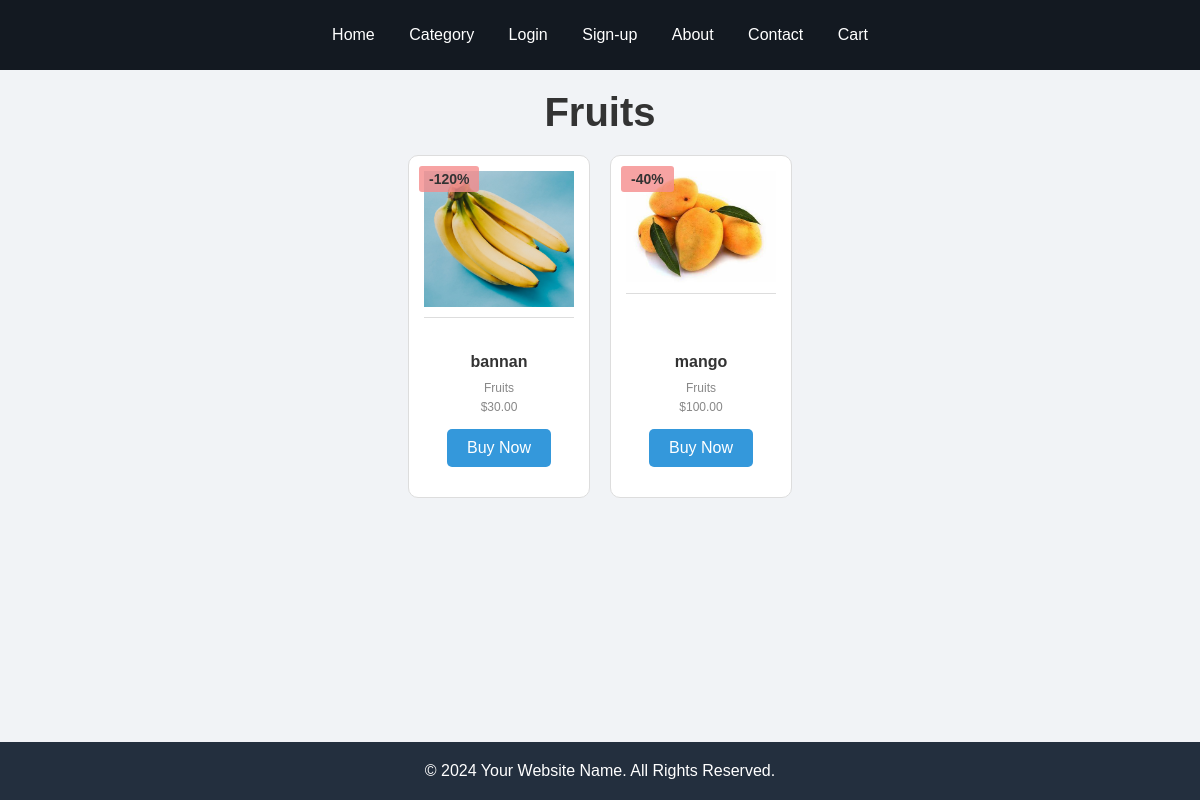
The app's page /category/cate6i622hb2c5i1i6gie1fee/ with its own data.
### core/models.py (models this page shows, shortened)
class Category(models.Model):
    cid = ShortUUIDField(unique=True, max_length=30, prefix='cat', alphabet='abcdefghi1123456')
    title = models.CharField(max_length=100)
    image = models.ImageField(upload_to='category')
    class Meta:
        verbose_name_plural = "Categories"
    def __str__(self):
        return self.title

class Product(models.Model):
    pid = ShortUUIDField(unique=True, max_length=30, alphabet='abcdefghi1123456')
    title = models.CharField(max_length=100)
    image = models.ImageField(upload_to=user_directory_path)
    description = models.TextField(null=True, blank=True, default='this is a product')
    user = models.ForeignKey(User, on_delete=models.SET_NULL, null=True)
    category = models.ForeignKey(Category,related_name='products', on_delete=models.SET_NULL, null=True)#using related name is a good practies for showing total no of products in each category
    vender = models.ForeignKey(Vendor, on_delete=models.SET_NULL, null=True,related_name='vender')
    price = models.DecimalField(max_digits=10, decimal_places=2, default='599')
    old_price = models.DecimalField(max_digits=10, decimal_places=2, default='499')
    specification = models.TextField(null=True, blank=True, default='this is a product')
    product_status = models.CharField(choices=STATUS, max_length=10, default='in_review')
    status=models.BooleanField(default=True)
    in_stock=models.BooleanField(default=True)
    featured=models.BooleanField(default=False)
    digital=models.BooleanField(default=False)
    sku = ShortUUIDField(unique=True, max_length=30, alphabet='abcdefghi1123456')
    date = models.DateField(auto_now_add=True)
    update = models.DateField(null=True, blank=True)
    class Meta:
        verbose_name_plural = "Products"
    def get_percentage(self):
        new_price = (self.price / self.old_price) * 100
        return new_price

### core/views.py (the view)
# urls.py: path("category/<cid>/",views.category_list_view, name="category-list-view"),
def category_list_view(request,cid):
    category=Category.objects.get(cid=cid)
    products=Product.objects.filter( product_status="published",category=category)
    return render(request,'category-list-view.html',{'category':category,'products':products})

### core/context_processor.py (called while the page is built)
def default(request):
    categories=Category.objects.all()
    return{
        'categories':categories
    }

### templates/category-list-view.html (shortened to what this page needs)
{% extends "base.html" %}
{% block content %}
<section class="featured-products-section">
    <h1 class='cat-title'>{{ category.title }}</h1>
    <div class="container">
        <div class="product-grid">
            {% for product in products %}
            <div class="product-card">
                <img src="{{ product.image.url }}" alt="{{ product.title }}" class="product-image">
                <div class="product-details">
                    <h3 class="product-title">{{ product.title }}</h3>
                    <p class="product-category">{{ product.category }}</p>
                    <span class="product-percentage">-{{ product.get_percentage|floatformat }}%</span>
                    <p class="product-price">${{ product.price }}</p>
                    <a href="#" class="btn-secondary">Buy Now</a>
                </div>
            </div>
            {% endfor %}
        </div>
    </div>
</section>
{% endblock content %}

### static/css/style.css (style rules this page uses)
body { font-family: Arial, sans-serif; margin: 0; padding: 0; background-color: #f1f3f6; display: flex; flex-direction: column; min-height: 100vh; }
.container { width: 80%; margin: 0 auto; padding: 0; }
.section-title, .cat-title { text-align: center; font-size: 2.5em; margin: 20px 0; color: #333; }
.category-grid, .product-grid { display: flex; flex-wrap: wrap; gap: 20px; justify-content: space-around; margin-top: 0; padding: 0; justify-content: center; }
.category-card, .product-card { background-color: #fff; border: 1px solid #ddd; border-radius: 10px; overflow: hidden; width: 150px; transition: transform 0.3s, box-shadow 0.3s; display: flex; flex-direction: column; justify-content: space-between; margin-top: 0; position: relative; padding: 15px; text-align: left; margin-bottom: 20px; }
.category-image, .product-image { width: 100%; max-width: 150px; height: auto; display: block; border-bottom: 1px solid #ddd; padding-bottom: 10px; margin-bottom: 10px; }
.category-details, .product-details { padding: 15px; text-align: center; }
.category-title, .product-title { font-size: 16px; margin: 10px 0; color: #333; }
.category-count, .product-category, .product-vendor, .product-price { font-size: 12px; color: #888; margin: 5px 0; }
.product-percentage { color: #e74c3c; font-weight: bold; position: absolute; top: 10px; left: 10px; background-color: rgba(246, 140, 140, 0.8); padding: 5px 10px; border-radius: 3px; font-size: 14px; font-weight: bold; color: #333; }
.btn-secondary { display: inline-block; margin-top: 10px; padding: 10px 20px; background-color: #3498db; color: #fff; text-decoration: none; border-radius: 5px; transition: background-color 0.3s; align-self: center; }
body { font-family: Arial, sans-serif; margin: 0; padding: 0; background-color: #f1f3f6; }

### records on screen
Category: title "Fruits"
Product: image (picture), title "bannan", category "Fruits", get_percentage "120", price "30.00"
Product: image (picture), title "mango", category "Fruits", get_percentage "40", price "100.00"
